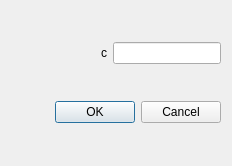
<?xml version="1.0" encoding="UTF-8"?>
<ui version="4.0">
 <class>DialogTransform</class>
 <widget class="QDialog" name="DialogTransform">
  <property name="geometry">
   <rect>
    <x>0</x>
    <y>0</y>
    <width>232</width>
    <height>166</height>
   </rect>
  </property>
  <property name="windowTitle">
   <string>Dialog</string>
  </property>
  <layout class="QVBoxLayout" name="verticalLayout">
   <item>
    <layout class="QHBoxLayout" name="horizontalLayout">
     <item>
      <spacer name="horizontalSpacer">
       <property name="orientation">
        <enum>Qt::Horizontal</enum>
       </property>
       <property name="sizeHint" stdset="0">
        <size>
         <width>10</width>
         <height>20</height>
        </size>
       </property>
      </spacer>
     </item>
     <item>
      <widget class="QLabel" name="label">
       <property name="text">
        <string>c</string>
       </property>
      </widget>
     </item>
     <item>
      <widget class="QLineEdit" name="lineEdit"/>
     </item>
    </layout>
   </item>
   <item>
    <widget class="QDialogButtonBox" name="buttonBox">
     <property name="orientation">
      <enum>Qt::Horizontal</enum>
     </property>
     <property name="standardButtons">
      <set>QDialogButtonBox::Cancel|QDialogButtonBox::Ok</set>
     </property>
    </widget>
   </item>
  </layout>
 </widget>
 <resources/>
 <connections>
  <connection>
   <sender>buttonBox</sender>
   <signal>accepted()</signal>
   <receiver>DialogTransform</receiver>
   <slot>accept()</slot>
   <hints>
    <hint type="sourcelabel">
     <x>248</x>
     <y>254</y>
    </hint>
    <hint type="destinationlabel">
     <x>157</x>
     <y>274</y>
    </hint>
   </hints>
  </connection>
  <connection>
   <sender>buttonBox</sender>
   <signal>rejected()</signal>
   <receiver>DialogTransform</receiver>
   <slot>reject()</slot>
   <hints>
    <hint type="sourcelabel">
     <x>316</x>
     <y>260</y>
    </hint>
    <hint type="destinationlabel">
     <x>286</x>
     <y>274</y>
    </hint>
   </hints>
  </connection>
 </connections>
</ui>
